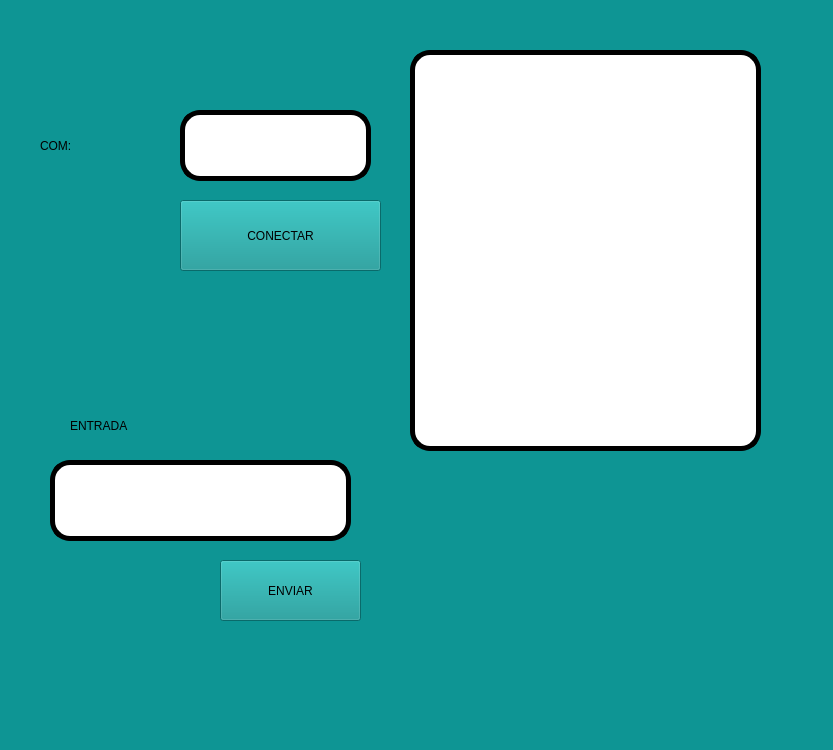
<?xml version="1.0" encoding="UTF-8"?>
<ui version="4.0">
 <class>MainWindow</class>
 <widget class="QMainWindow" name="MainWindow">
  <property name="geometry">
   <rect>
    <x>0</x>
    <y>0</y>
    <width>833</width>
    <height>750</height>
   </rect>
  </property>
  <property name="windowTitle">
   <string>MainWindow</string>
  </property>
  <property name="styleSheet">
   <string notr="true">background-color: rgb(14, 149, 148);
font: 75 18pt &quot;Agency FB&quot;</string>
  </property>
  <widget class="QWidget" name="centralwidget">
   <widget class="QListWidget" name="datos">
    <property name="geometry">
     <rect>
      <x>410</x>
      <y>50</y>
      <width>351</width>
      <height>401</height>
     </rect>
    </property>
    <property name="styleSheet">
     <string notr="true">background-color: rgb(255, 255, 255);
font: 75 18pt &quot;Agency FB&quot;;
border :5px solid black;
border-radius: 20px;</string>
    </property>
   </widget>
   <widget class="QLineEdit" name="txt_com">
    <property name="geometry">
     <rect>
      <x>180</x>
      <y>110</y>
      <width>191</width>
      <height>71</height>
     </rect>
    </property>
    <property name="styleSheet">
     <string notr="true">background-color: rgb(255, 255, 255);
font: 75 18pt &quot;Agency FB&quot;;
border :5px solid black;
border-radius: 20px;</string>
    </property>
   </widget>
   <widget class="QPushButton" name="btn_accion">
    <property name="geometry">
     <rect>
      <x>180</x>
      <y>200</y>
      <width>201</width>
      <height>71</height>
     </rect>
    </property>
    <property name="text">
     <string>CONECTAR</string>
    </property>
   </widget>
   <widget class="QLabel" name="label_6">
    <property name="geometry">
     <rect>
      <x>40</x>
      <y>120</y>
      <width>111</width>
      <height>51</height>
     </rect>
    </property>
    <property name="styleSheet">
     <string notr="true">font: 75 24pt &quot;Agency FB&quot;;</string>
    </property>
    <property name="text">
     <string>COM:</string>
    </property>
   </widget>
   <widget class="QLineEdit" name="line_entrada">
    <property name="geometry">
     <rect>
      <x>50</x>
      <y>460</y>
      <width>301</width>
      <height>81</height>
     </rect>
    </property>
    <property name="styleSheet">
     <string notr="true">background-color: rgb(255, 255, 255);
font: 75 18pt &quot;Agency FB&quot;;
border :5px solid black;
border-radius: 20px;</string>
    </property>
   </widget>
   <widget class="QLabel" name="label_7">
    <property name="geometry">
     <rect>
      <x>70</x>
      <y>400</y>
      <width>111</width>
      <height>51</height>
     </rect>
    </property>
    <property name="styleSheet">
     <string notr="true">font: 75 24pt &quot;Agency FB&quot;;</string>
    </property>
    <property name="text">
     <string>ENTRADA</string>
    </property>
   </widget>
   <widget class="QPushButton" name="btn_enviar">
    <property name="geometry">
     <rect>
      <x>220</x>
      <y>560</y>
      <width>141</width>
      <height>61</height>
     </rect>
    </property>
    <property name="text">
     <string>ENVIAR</string>
    </property>
   </widget>
  </widget>
  <widget class="QMenuBar" name="menubar">
   <property name="geometry">
    <rect>
     <x>0</x>
     <y>0</y>
     <width>833</width>
     <height>42</height>
    </rect>
   </property>
  </widget>
  <widget class="QStatusBar" name="statusbar"/>
 </widget>
 <resources/>
 <connections/>
</ui>
